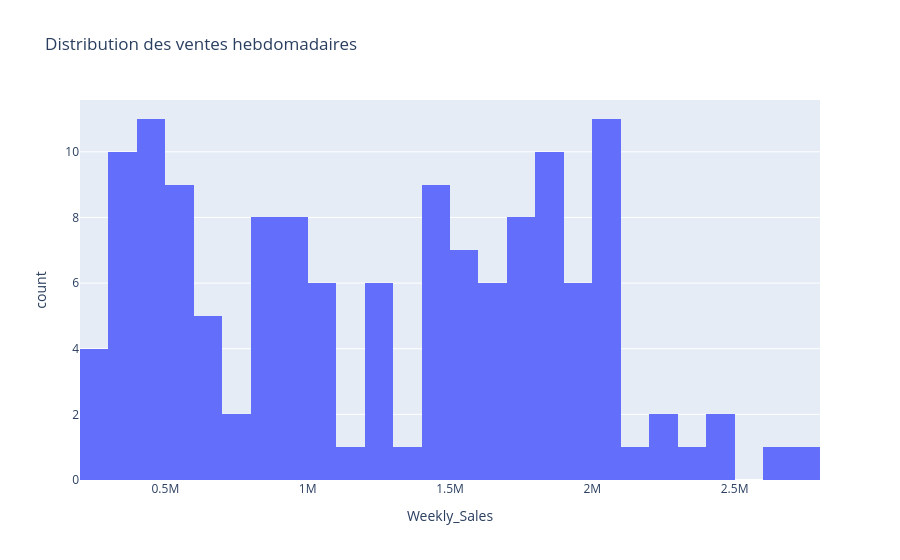

Notebook code for this chart:
### Code cell
px.histogram(df, x="Weekly_Sales", nbins=30,
             title="Distribution des ventes hebdomadaires")

### Figure 1 — Plotly figure (JSON) as saved in the notebook; plotly's stock layout.template omitted (floating-point values rounded to 4 significant figures; data arrays with more than 128 entries replaced by an {"elided": "..."} marker saying what was removed)
{"data": [{"bingroup": "x", "hovertemplate": "Weekly_Sales=%{x}<br>count=%{y}<extra></extra>", "legendgroup": "", "marker": {"color": "#636efa", "pattern": {"shape": ""}}, "name": "", "nbinsx": 30, "orientation": "v", "showlegend": false, "type": "histogram", "x": {"elided": "150 float values"}, "xaxis": "x", "yaxis": "y"}], "layout": {"barmode": "relative", "legend": {"tracegroupgap": 0}, "title": {"text": "Distribution des ventes hebdomadaires"}, "xaxis": {"anchor": "y", "domain": [0, 1], "title": {"text": "Weekly_Sales"}}, "yaxis": {"anchor": "x", "domain": [0, 1], "title": {"text": "count"}}}}
